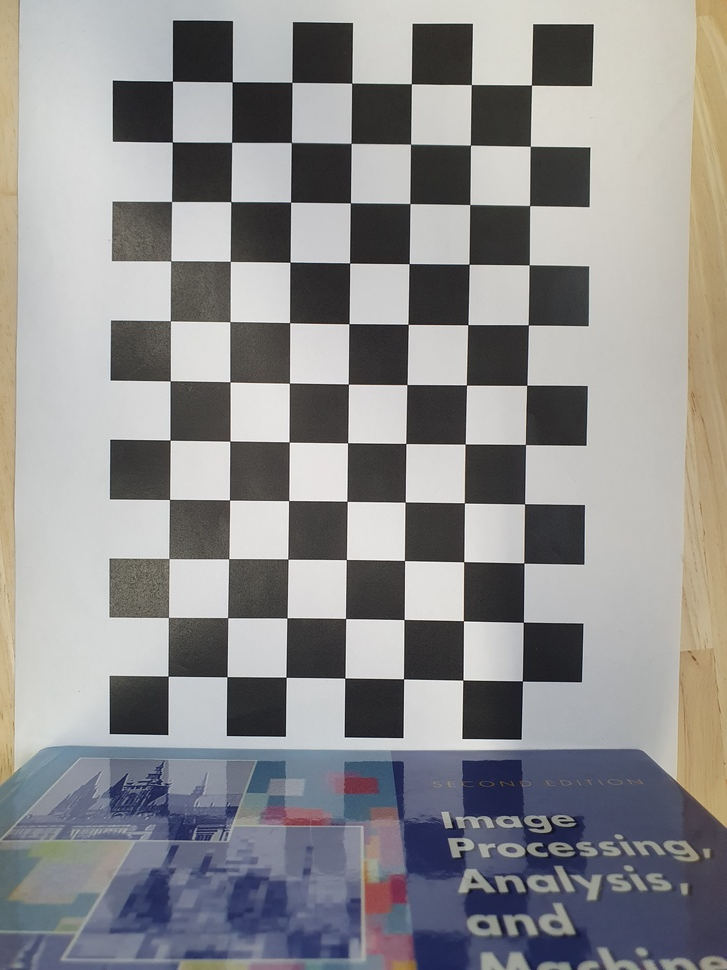
#> input picture images/20220421_164209.jpg, 727 x 970 px, shrunk from 3024 x 4032 before the run; its folder holds 5 pictures in this run
$ python Code_Calibration_CV.py
#> lines starting #> are read from the running program, lines starting #| are printed output that depends on the picture; after the words box and inside, x2 and y2 are one past the last pixel; in counts of white or black regions, pixels touching at a corner belong together
#####################################################################################################################################
#	PROGRAM BY : MC IATRIDES
#	LAST UPDATE : 21-04-2022
#	TITLE : Exercise #1 - (25-04-2022)
#   SUBTITLE : Camera Calibration using Checker Pattern
#	REDACTED FOR : COMPUTER VISION
#####################################################################################################################################

##### PACKAGES ######################################################################################################################
from numpy import *
import cv2 as cv
import glob
#####################################################################################################################################

###### ANALYSIS PART ################################################################################################################
print('START TESTS')

#Setup
# termination criteria
criteria = (cv.TERM_CRITERIA_EPS + cv.TERM_CRITERIA_MAX_ITER, 30, 0.001)
# prepare object points, like (0,0,0), (1,0,0), (2,0,0) ....,(6,5,0)
objp = zeros((7*11,3), float32)
objp[:,:2] = mgrid[0:11,0:7].T.reshape(-1,2)
# Arrays to store object points and image points from all the images.pix
objpoints = [] # 3d point in real world space
imgpoints = [] # 2d points in image plane.
images = glob.glob('images/*.jpg')
for fname in images:
    img = cv.imread(fname)
#> img is the input picture: shape (970, 727, 3); mean B, G, R 142.5, 141.9, 142.6
    gray = cv.cvtColor(img, cv.COLOR_BGR2GRAY)
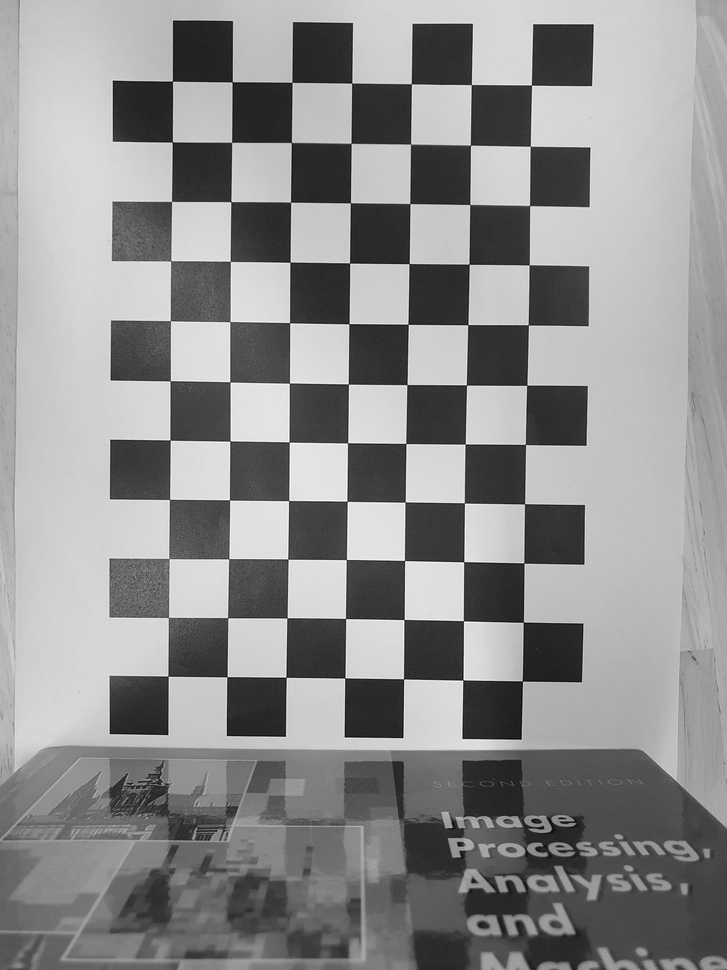
#> gray: shape (970, 727); min 0, max 255, mean 142.2
    # Find the chess board corners
    ret, corners = cv.findChessboardCorners(gray, (11,7), None)
#> ret = True; corners = 77 rows, first 8: [168.1, 676.1], [168.3, 617.3], [168.9, 558.6], [169.4, 499.4], [170, 440], [170.1, 380.9], [170.1, 320.9], [171, 260.8]
    # If found, add object points, image points (after refining them)
    if ret == True:
        objpoints.append(objp)
        corners2 = cv.cornerSubPix(gray,corners, (11,11), (-1,-1), criteria)
#> corners2 = 77 rows, first 8: [168.1, 676.1], [168.4, 617.5], [168.9, 558.6], [169.5, 499.4], [170.1, 440.1], [170.3, 380.7], [170.3, 320.7], [170.7, 260.8]
        imgpoints.append(corners)
        # Draw and display the corners
        cv.drawChessboardCorners(img, (11,7), corners2, ret)
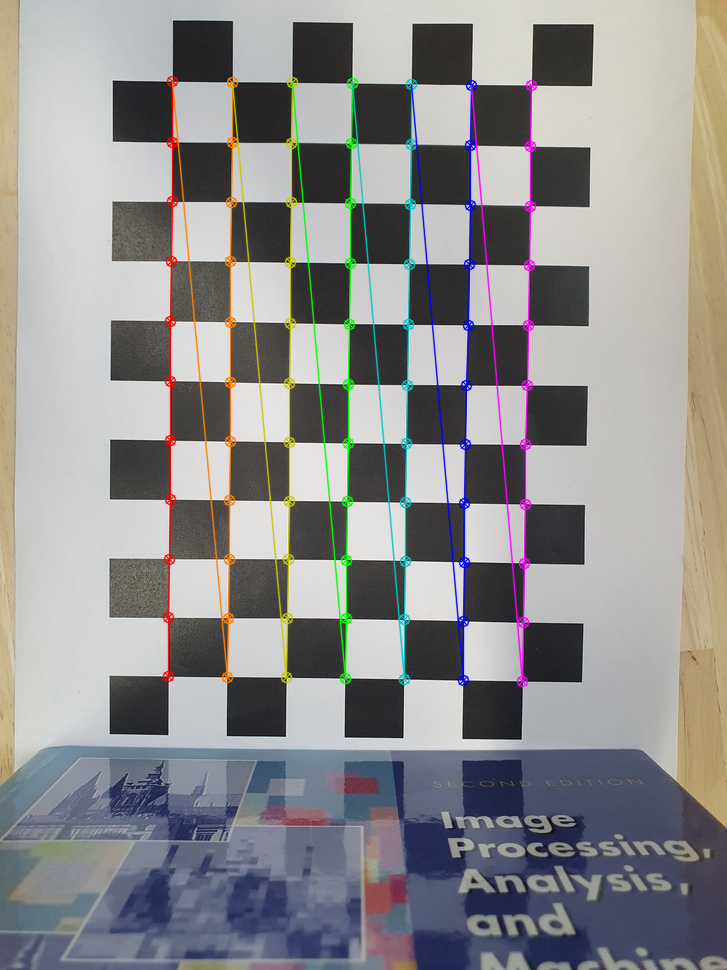
#> img: shape (970, 727, 3); 4.13% of pixels changed, all inside (x1, y1, x2, y2) = (162, 75, 538, 688)
        #cv.imshow('img', img)
        cv.imwrite('output.jpg',img)
#> pass 2 of the loop `for fname in images:`:
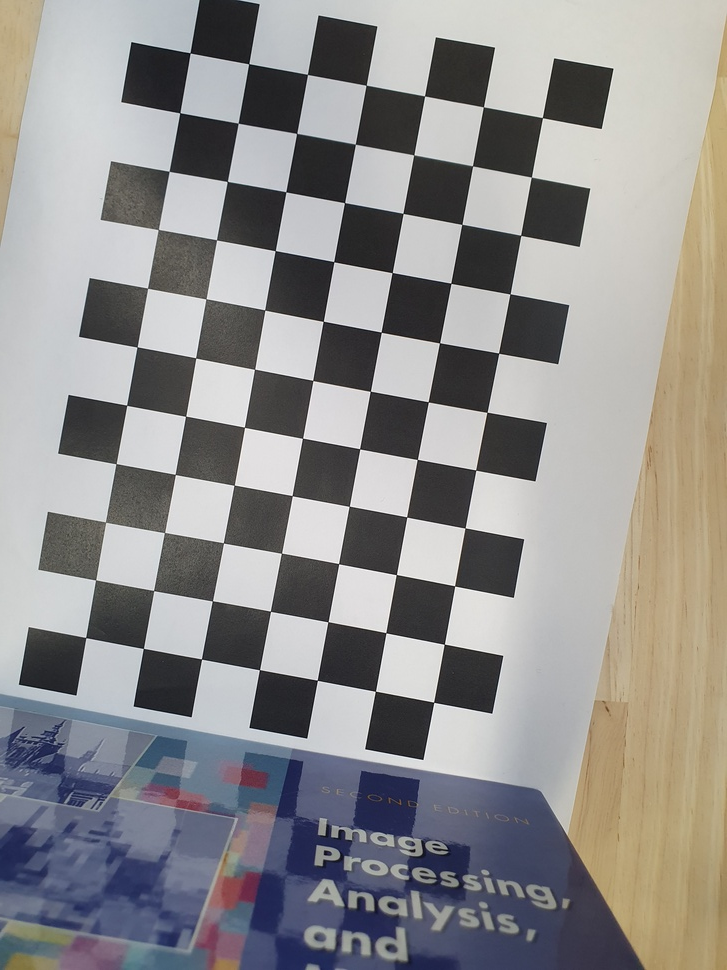
#> input picture images/20220421_164215.jpg, 727 x 970 px, shrunk from 3024 x 4032 before the run
#> img is the input picture: shape (970, 727, 3); mean B, G, R 141.4, 142, 143.6
#> `gray = cv.cvtColor(img, cv.COLOR_BGR2GRAY)`:
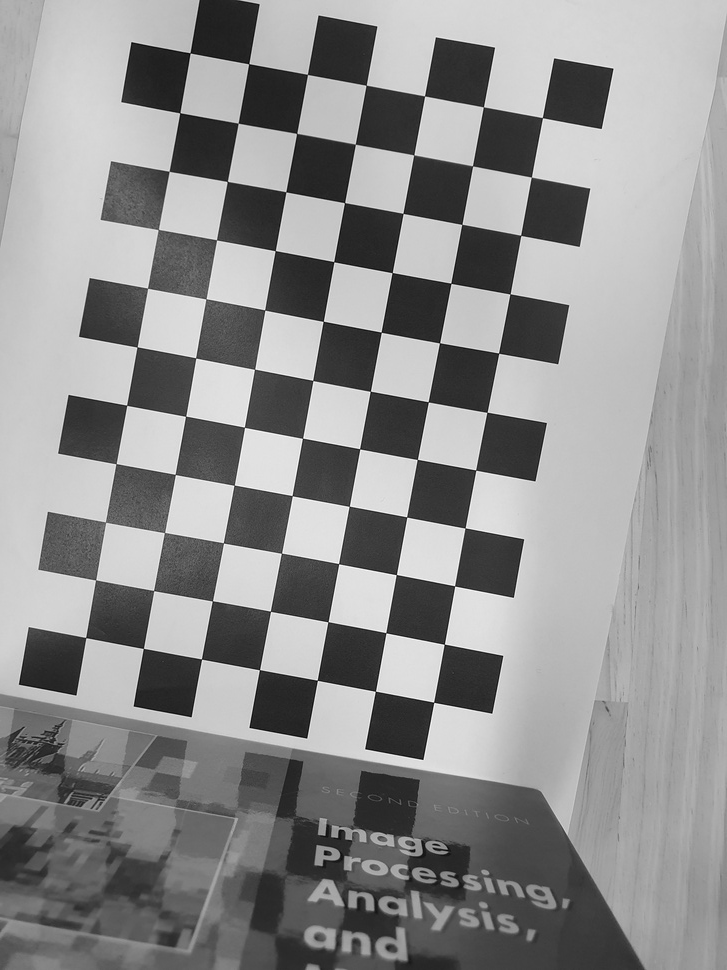
#> gray: shape (970, 727); min 1, max 255, mean 142.4
#> corners = 77 rows, first 8: [85.87, 637.5], [95.72, 579.8], [105.6, 522.1], [115.9, 463.7], [126.8, 405.2], [137, 347], [147.5, 288], [158.2, 229.5]
#> corners2 = 77 rows, first 8: [85.68, 637.5], [95.61, 579.9], [105.6, 522.1], [116, 463.6], [126.6, 405.3], [137.1, 346.9], [147.5, 288.2], [158.3, 229.5]
#> `cv.drawChessboardCorners(img, (11,7), corners2, ret)`:
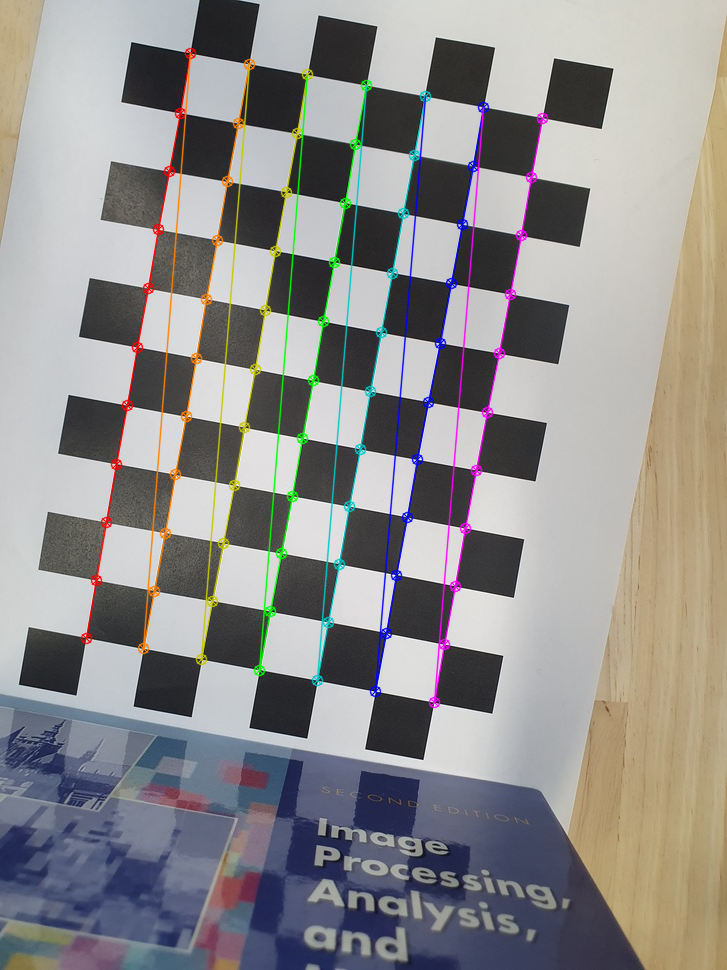
#> img: shape (970, 727, 3); 4.1% of pixels changed, all inside (x1, y1, x2, y2) = (80, 47, 549, 709)
#> pass 3 of the loop `for fname in images:`:
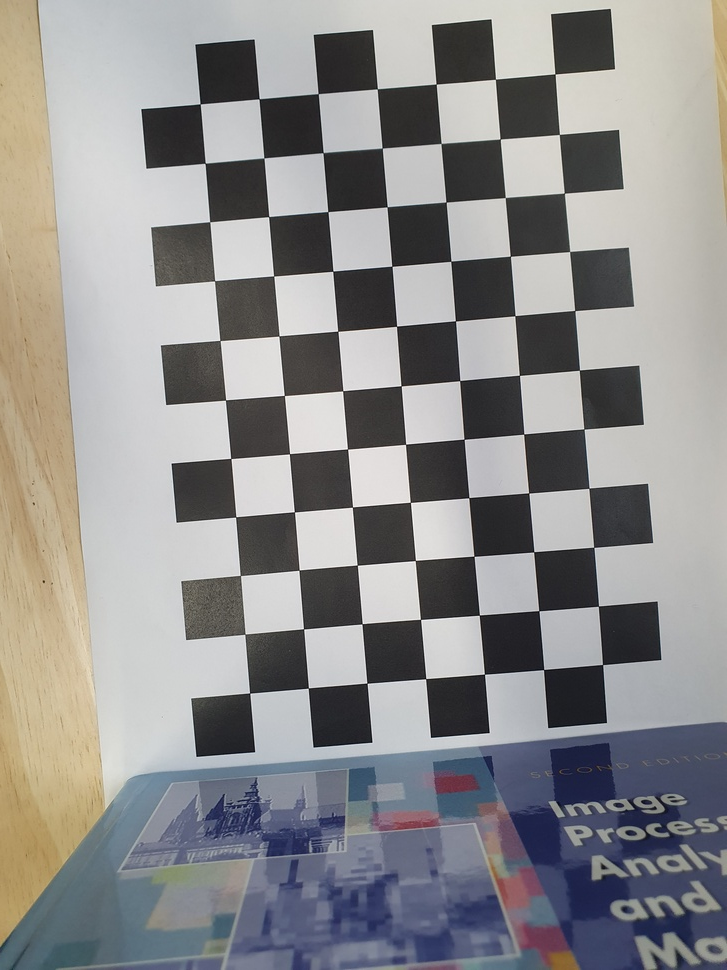
#> input picture images/20220421_164220.jpg, 727 x 970 px, shrunk from 3024 x 4032 before the run
#> img is the input picture: shape (970, 727, 3); mean B, G, R 141.1, 141.2, 142
#> `gray = cv.cvtColor(img, cv.COLOR_BGR2GRAY)`:
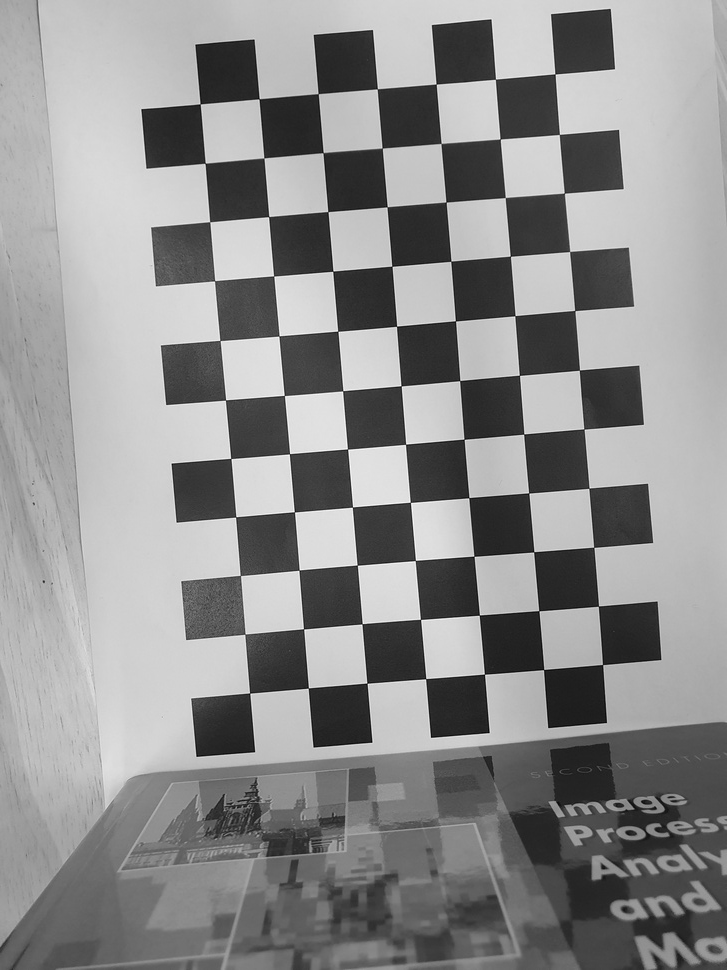
#> gray: shape (970, 727); min 1, max 255, mean 141.4
#> corners = 77 rows, first 8: [555, 73.98], [559.2, 134.3], [564.3, 193], [569.7, 251.4], [574.9, 310.5], [579.3, 370], [584, 429], [589, 488.1]
#> corners2 = 77 rows, first 8: [555, 73.87], [559.4, 134.4], [564.4, 193.2], [569.6, 251.5], [574.7, 310.5], [579.4, 370.1], [583.9, 429], [588.9, 488.2]
#> `cv.drawChessboardCorners(img, (11,7), corners2, ret)`:
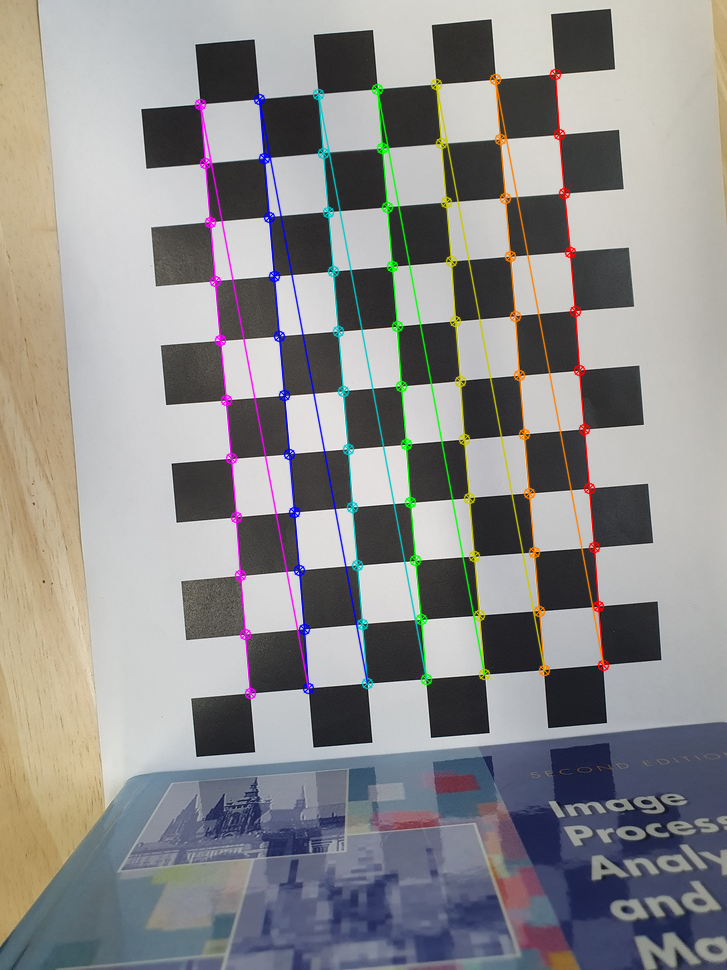
#> img: shape (970, 727, 3); 4.11% of pixels changed, all inside (x1, y1, x2, y2) = (194, 68, 610, 700)
#> the loop made 5 passes; the first 3 are shown
        #cv.waitKey(500)

cv.destroyAllWindows()

#Calibration
ret, mtx, dist, rvecs, tvecs = cv.calibrateCamera(objpoints, imgpoints, gray.shape[::-1], None, None)

#Undistortion
img = cv.imread('images/20220421_171148.jpg')
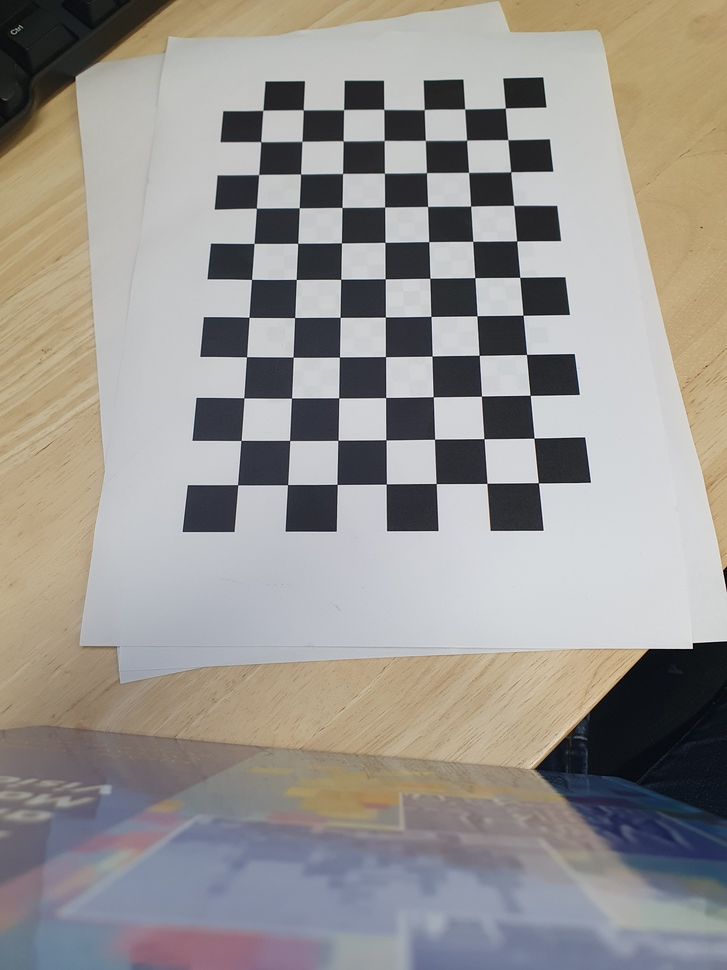
#> input picture images/20220421_171148.jpg, 727 x 970 px, shrunk from 3024 x 4032 before the run
#> img is the input picture: shape (970, 727, 3); mean B, G, R 144.8, 148.9, 152.6
h,  w = img.shape[:2]
#> h = 970; w = 727
newcameramtx, roi = cv.getOptimalNewCameraMatrix(mtx, dist, (w,h), 1, (w,h))
# undistort
dst = cv.undistort(img, mtx, dist, None, newcameramtx)
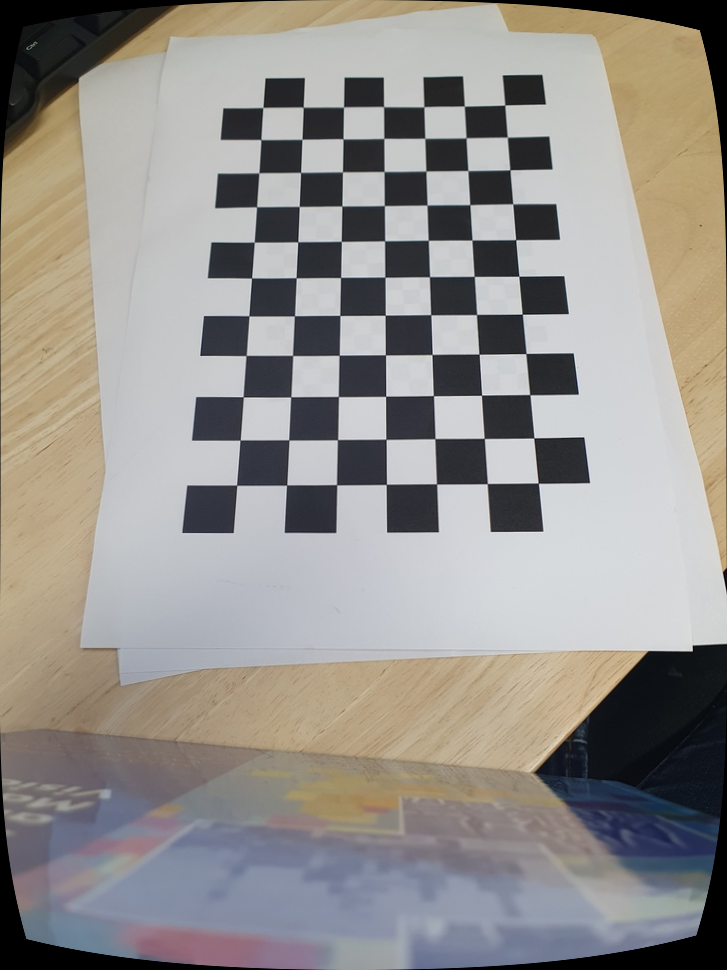
#> dst: shape (970, 727, 3); mean B, G, R 141, 145, 148.6
# crop the image
x, y, w, h = roi
dst = dst[y:y+h, x:x+w]
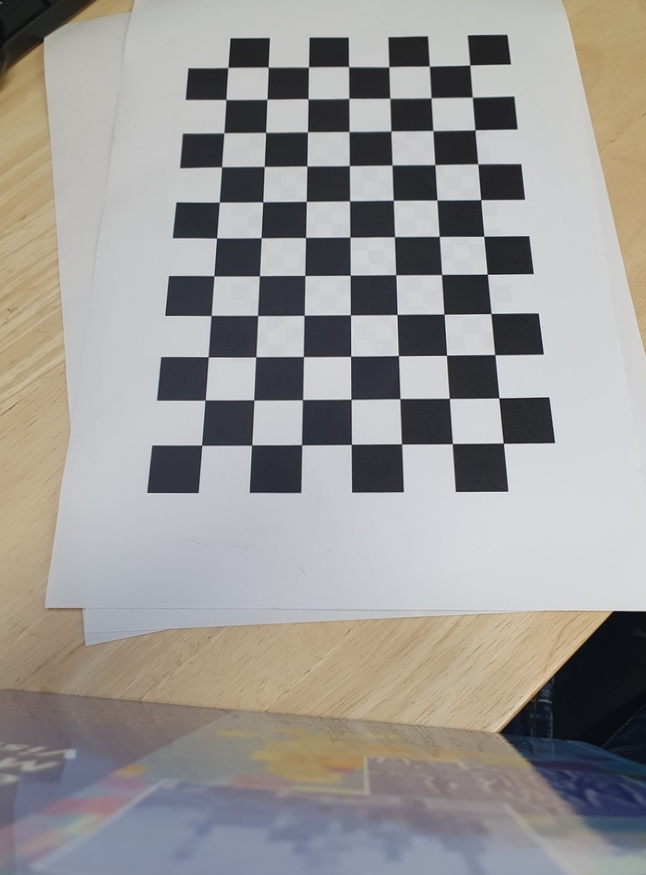
#> dst: shape (875, 646, 3); mean B, G, R 149.6, 152.2, 154.9
cv.imwrite('calibresult.png', dst)

#Re-projection Error
mean_error = 0
for i in range(len(objpoints)):
    imgpoints2, _ = cv.projectPoints(objpoints[i], rvecs[i], tvecs[i], mtx, dist)
    error = cv.norm(imgpoints[i], imgpoints2, cv.NORM_L2)/len(imgpoints2)
    mean_error += error
print( "total error: {}".format(mean_error/len(objpoints)) )

#Intrinsic matrix
print("intrinsic matric :\n", mtx)

#Focal length
focal = mtx[0,0]
focal *= 1.4e-3
print('focal length (mm): ',focal)


print('END TESTS')
#####################################################################################################################################
